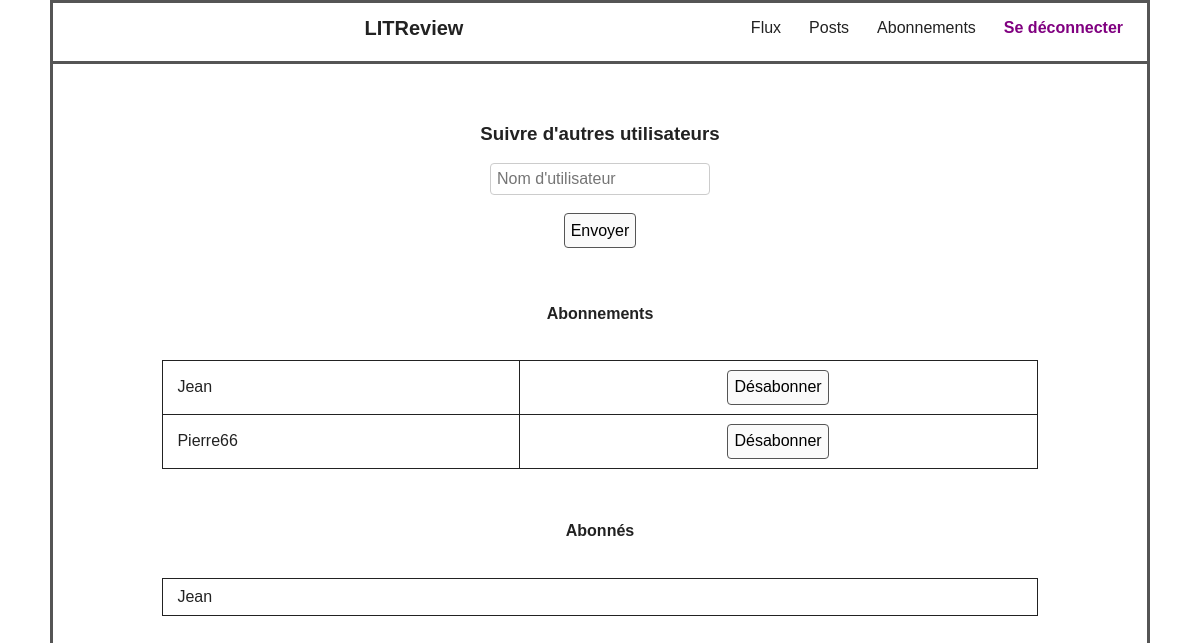
/abonnements/ (signed in), run on an earlier commit of the app's database.
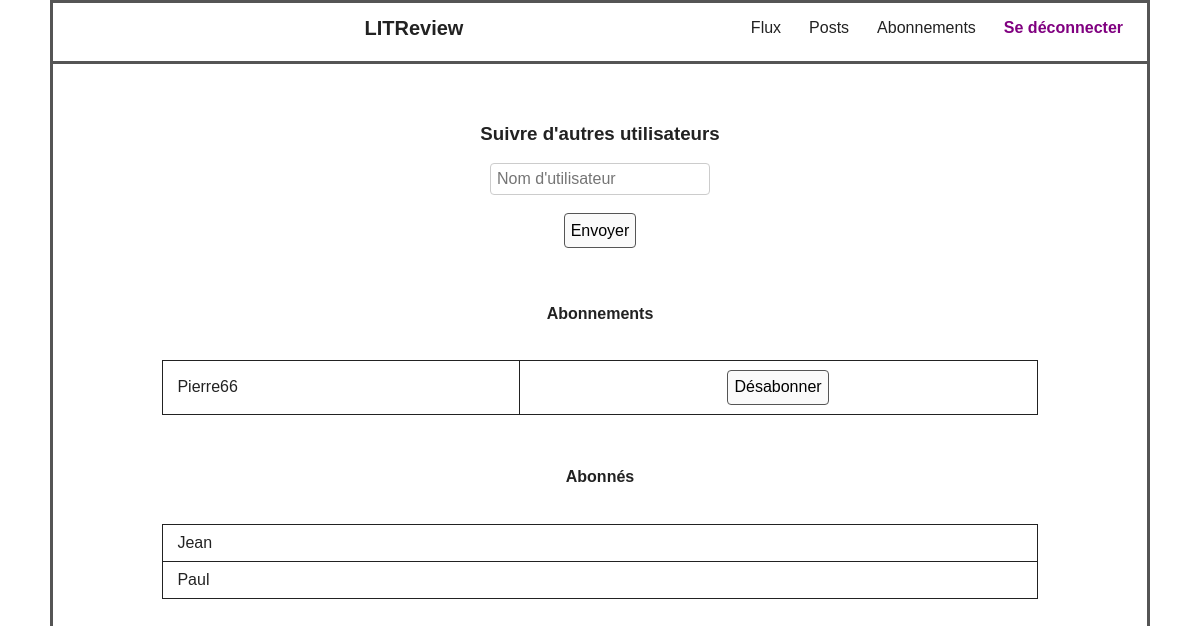
And on a later commit of the database.
### authentication/models.py (models this page shows, shortened)
class UserFollows(models.Model):
    user = models.ForeignKey(
        to=settings.AUTH_USER_MODEL,
        on_delete=models.CASCADE,
        related_name='following'
    )
    followed_user = models.ForeignKey(
        to=settings.AUTH_USER_MODEL,
        on_delete=models.CASCADE,
        related_name='followed_by'
    )
    class Meta:
        unique_together = ('user', 'followed_user')

class User(AbstractUser):
    pass

### authentication/views.py (the view)
# urls.py: path('', views.subscriptions, name='subscriptions'),
@login_required
def subscriptions(request):
    abonnements = UserFollows.objects.filter(user=request.user)
    abonnes = UserFollows.objects.filter(followed_user=request.user)
    follow_error = None
    if request.method == "POST":
        form = forms.FollowUserForm(request.POST)
        if form.is_valid():
            username = form.cleaned_data['username']
            try:
                user_to_follow = User.objects.get(username=username)
                if user_to_follow == request.user:
                    follow_error = "Vous ne pouvez pas vous abonner à vous-même."
                elif UserFollows.objects.filter(user=request.user, followed_user=user_to_follow).exists():
                    follow_error = "Vous suivez déjà cet utilisateur."
                else:
                    UserFollows.objects.create(user=request.user, followed_user=user_to_follow)
                    return redirect('authentication:subscriptions')
            except User.DoesNotExist:
                follow_error = "Utilisateur inexistant."
    else:
        form = forms.FollowUserForm()
    return render(request, 'subscriptions.html', {
        'form': form,
        'abonnements': abonnements,
        'abonnes': abonnes,
        'follow_error': follow_error,
    })

### authentication/forms.py
class FollowUserForm(forms.Form):
    username = forms.CharField(label="Nom d'utilisateur", max_length=150)
    def __init__(self, *args, **kwargs):
        super().__init__(*args, **kwargs)
        self.fields['username'].widget.attrs.update({'placeholder': "Nom d'utilisateur"})

### authentication/templates/subscriptions.html (shortened to what this page needs)
{% extends "base.html" %}
{% block content %}
<h3>Suivre d'autres utilisateurs</h3>
<form method="post" class="subscription-form">
    {{ form.username }}
    <button type="submit">Envoyer</button>
</form>
<h4>Abonnements</h4>
<table class="subscriptions-table">
    {% for follow in abonnements %}
    <tr>
        <td>{{ follow.followed_user.username }}</td>
        <td>
            <form method="post" action="{% url 'authentication:unfollow' follow.followed_user.id %}">
                <button type="submit">Désabonner</button>
            </form>
        </td>
    </tr>
    {% empty %}
    <tr><td colspan="2">Aucun abonnement.</td></tr>
    {% endfor %}
</table>
<h4>Abonnés</h4>
<table class="subscriptions-table">
    {% for follow in abonnes %}
    <tr>
        <td>{{ follow.user.username }}</td>
    </tr>
    {% empty %}
    <tr><td>Aucun abonné.</td></tr>
    {% endfor %}
</table>
{% endblock %}

What changed in the data, as far as the page shows it:
removed UserFollows: followed_user.username "Jean", shown under "Abonnements"
added UserFollows: user.username "Paul", shown under "Abonnés"
